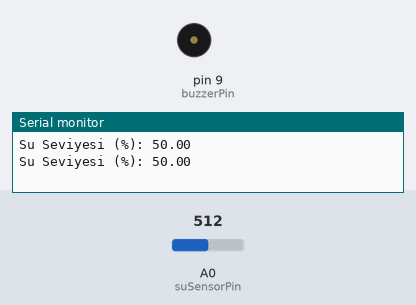
Recording of a sketch running on a simulated Arduino Uno, built with avr-gcc and run on an emulated ATmega328P. On the bench: buzzer (waves = sounding), the last lines printed to the serial monitor. The test bench sets the inputs (shaded band); at power-on: A0 (suSensorPin) = 512.

Above: at 1.8 s.
1.9 s: A0 (suSensorPin) set to 499
At 3.0 s:
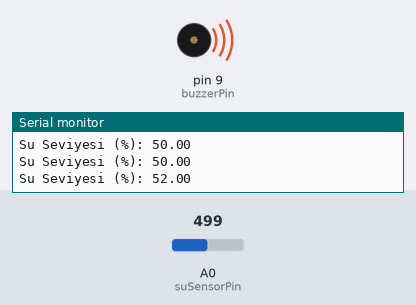
3.5 s: A0 (suSensorPin) set to 511
Timing chart, 0 to 6.5 s (numbered marks = the images above; inputs shaded):
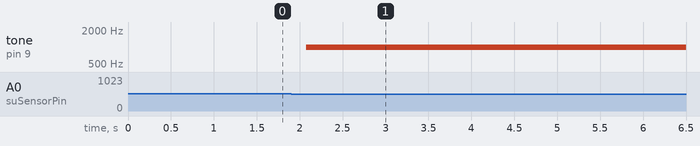

Measured:
- the behaviour switches between 512 and 511 on A0 (suSensorPin) (found by bisection; images 0 and 1)
- after the input at 1.9 s, tone on pin 9 (buzzerPin): silent → 1000 Hz after 0.18 s

The sketch:

susensorotomatik.ino
```cpp
#include <SoftwareSerial.h>

SoftwareSerial bluetooth(10, 11); // RX, TX pinleri (D10 ve D11)
const int suSensorPin = A0;     // Yağmur sensörü bağlantı pini
const int buzzerPin = 9;          // Buzzer bağlantı pini

void setup() {
  pinMode(suSensorPin, INPUT);
  pinMode(buzzerPin, OUTPUT);
  Serial.begin(9600);
  bluetooth.begin(9600);
}

void loop() {
  int sensorDeger = analogRead(suSensorPin);
  float suSeviye = map(sensorDeger, 0, 1023, 100, 0); // Su seviyesini yüzde olarak hesapla

  Serial.print("Su Seviyesi (%): ");
  Serial.println(suSeviye);

  bluetooth.print("Su Seviyesi (%): ");
  bluetooth.println(suSeviye);

  // Su seviyesine göre alarm çal
  if (50 < suSeviye) {
    tone(buzzerPin, 1000); // Buzzer'ı 1000 Hz frekansında çal
  } else {
    noTone(buzzerPin); // Buzzer'ı kapat
  }

  delay(1000); // 1 saniye bekleme
}
```
